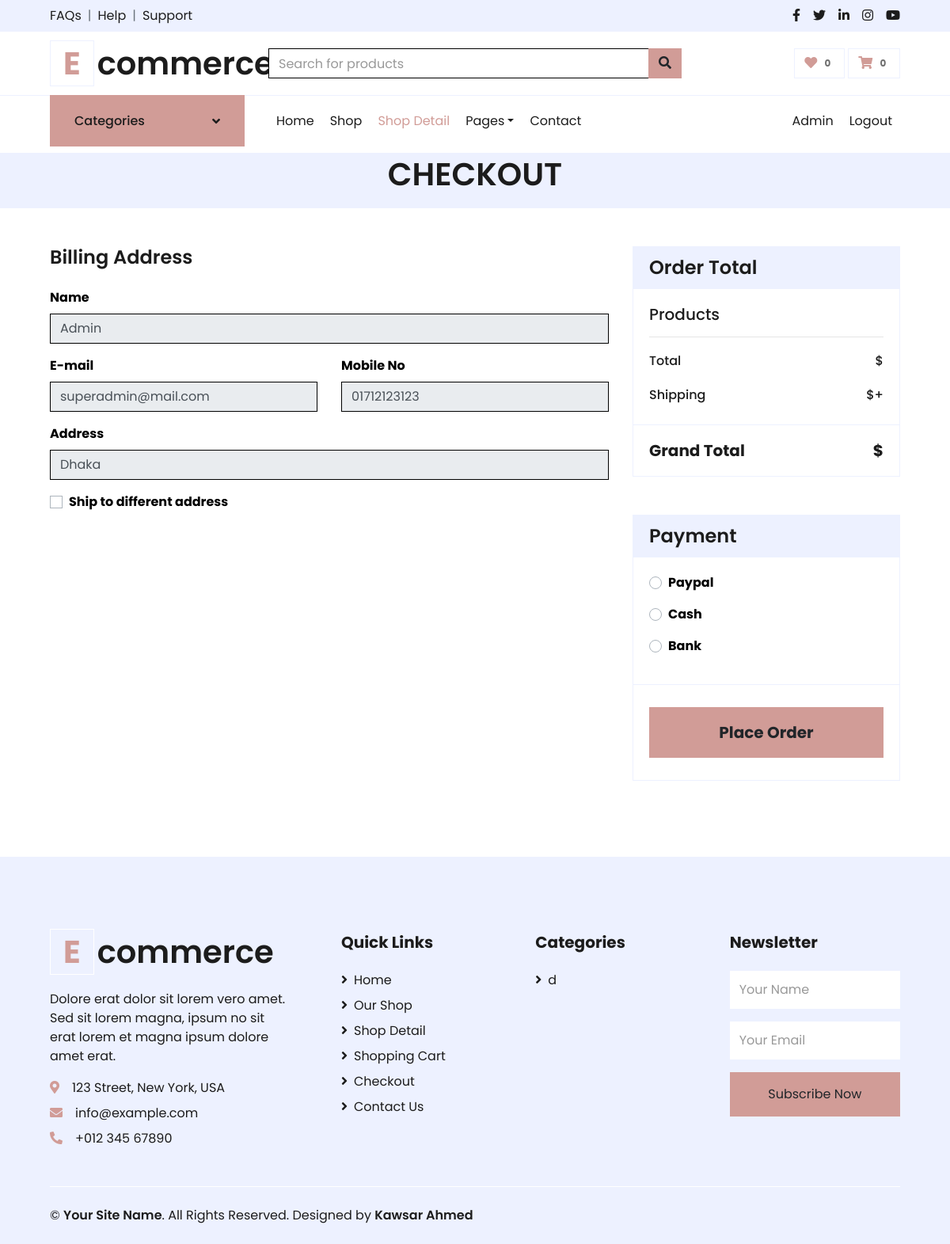
The app's page /checkout/ (signed in) with its own data.
### user/models.py (models this page shows, shortened)
class User(AbstractUser):
    name = models.CharField(max_length=255)
    username = models.CharField(max_length=255, null=True, blank=True)
    email = models.EmailField(unique=True)
    image = models.ImageField(upload_to='image/user', null=True, blank=True, validators=[validate_image])
    phone = models.CharField(max_length=15, null=True, blank=True)
    address = models.CharField(max_length=255, null=True, blank=True)
    is_active = models.BooleanField(default=True)
    is_staff = models.BooleanField(default=False)
    is_superuser = models.BooleanField(default=False)
    USERNAME_FIELD = 'email'
    REQUIRED_FIELDS = ['name']
    objects = CustomUserManager()

### category/models.py (models this page shows, shortened)
class Category(models.Model):
    name = models.CharField(max_length=100, unique=True)
    slug = models.SlugField(max_length=100, unique=True, null=True, blank=True)
    featured = models.BooleanField(default=False)
    image = models.ImageField(upload_to='category/', null=True, blank=True, validators=[validate_image])
    created_date = models.DateField(auto_now_add=True)
    class Meta:
        ordering = ['name']

### order/views.py (the view)
# urls.py: path('checkout/', checkout, name='checkout'),
def checkout(request):
    cart = request.session.get('cart', {})
    cart_data = request.session.get('cart_data', {})
    for item in cart:
        item['subtotal'] = item['price'] * item['quantity']
    total = sum(item['price'] * item['quantity'] for item in cart)
    if request.method == 'POST':
        user = get_object_or_404(User, id=request.user.id)
        form = OrderForm(request.POST)
        if form.is_valid():
            order = form.save(commit=False)
            order.order_no = 'S-' + generate_order_no()  # Using the generate_order_no function
            order.customer = user
            order.address = form.cleaned_data.get('address')
            order.total = cart_data['total']
            order.shipping = cart_data['shipping']
            order.save()
            cash_account = get_object_or_404(Item_account, slug='cash')
            sales_account = get_object_or_404(Item_account, slug='sale')
            Accounts.objects.create(
                date=order.order_date,
                order_info=order,
                debit=cash_account,
                credit=sales_account,
                amount=order.total,
                created_by=user
            )
            for item in cart:
                product = get_object_or_404(Product, id=item['id'])
                Stock.objects.create(
                    order=order,
                    date=order.order_date,
                    product=product,
                    quantity_out=item['quantity'],
                    price=item['price']
                )
                product.reduce_quantity(item['quantity'])
            request.session.pop('cart')
            request.session.pop('cart_data')
            return redirect('home')
    else:
        form = OrderForm()
    context = {
        'cart': cart,
        'cart_data': cart_data,
        'total': total,
        'form': form
    }
    return render(request, 'frontend/pages/cart/checkout.html', context)

### template/frontend/pages/cart/checkout.html (shortened to what this page needs)
{% extends "frontend/master.html" %}
{% load static %}
{% block content %}
{% include 'frontend/pages/partials/header.html' %}
<div class="container-fluid bg-secondary mt-2">
    <div class="d-flex flex-column align-items-center justify-content-center" style="min-height: 70px">
        <h1 class="font-weight-semi-bold text-uppercase mb-3">Checkout</h1>
    </div>
</div>
<div class="container-fluid pt-5">
    <div class="row px-xl-5">
        <div class="col-lg-8">
            <div class="mb-4">
                <h4 class="font-weight-semi-bold mb-4">Billing Address</h4>
                <div class="row">
                    <div class="col-md-12 form-group">
                        <label>Name</label>
                        <input class="form-control" value="{{request.user.name}}" type="text" readonly>
                    </div>
                    <div class="col-md-6 form-group">
                        <label>E-mail</label>
                        <input class="form-control" type="text" value="{{request.user.email}}" readonly>
                    </div>
                    <div class="col-md-6 form-group">
                        <label>Mobile No</label>
                        <input class="form-control" type="text" value="{{request.user.phone}}" readonly>
                    </div>
                    <div class="col-md-12 form-group">
                        <label>Address</label>
                        <input class="form-control" type="text" value="{{request.user.address}}" readonly >
                    </div>
                    <div class="col-md-12 form-group">
                        <div class="custom-control custom-checkbox">
                            <label class="custom-control-label" for="shipto"  data-toggle="collapse" data-target="#shipping-address">Ship to different address</label>
                        </div>
                    </div>
                </div>
            </div>
        </div>
        <div class="col-lg-4">
            <div class="card border-secondary mb-5">
                <div class="card-header bg-secondary border-0">
                    <h4 class="font-weight-semi-bold m-0">Order Total</h4>
                </div>
                <div class="card-body">
                    <h5 class="font-weight-medium mb-3">Products</h5>
                    <hr class="mt-0">
                    <div class="d-flex justify-content-between mb-3 pt-1">
                        <h6 class="font-weight-medium">Total</h6>
                        <h6 class="font-weight-medium">${{request.session.cart_data.total}}</h6>
                    </div>
                    <div class="d-flex justify-content-between">
                        <h6 class="font-weight-medium">Shipping</h6>
                        <h6 class="font-weight-medium">$+{{request.session.cart_data.shipping}}</h6>
                    </div>
                </div>
                <div class="card-footer border-secondary bg-transparent">
                    <div class="d-flex justify-content-between mt-2">
                        <h5 class="font-weight-bold">Grand Total</h5>
                        <h5 class="font-weight-bold">${{request.session.cart_data.net_total}}</h5>
                    </div>
                </div>
            </div>
            <div class="card border-secondary mb-5">
                <div class="card-header bg-secondary border-0">
                    <h4 class="font-weight-semi-bold m-0">Payment</h4>
                </div>
                <div class="card-body">
                    <div class="form-group">
                        <div class="custom-control custom-radio">
                            <label class="custom-control-label" for="paypal">Paypal</label>
                        </div>
                    </div>
                    <div class="form-group">
                        <div class="custom-control custom-radio">
                            <label class="custom-control-label" for="cash">Cash</label>
                        </div>
                    </div>
                    <div class="form-group">
                        <div class="custom-control custom-radio">
                            <label class="custom-control-label" for="bank">Bank</label>
                        </div>
                    </div>
                </div>
                {% if request.user.name %}
                <div class="card-footer border-secondary bg-transparent">
                    <button type="submit" class="btn btn-lg btn-block btn-primary font-weight-bold my-3 py-3">Place Order</button>
                </div>
                {% else %}
                <div class="card-footer border-secondary bg-transparent">
                    <a  class="btn btn-lg btn-block btn-primary font-weight-bold my-3 py-3">Login</a>
                </div>
                {% endif %}
            </div>
        </div>
    </div>
</div>
{% endblock content %}

### template/frontend/master.html (shortened to what this page needs)
<!DOCTYPE html>
<html lang="en">
  {% load static %}
  <head>
    <link href="https://cdnjs.cloudflare.com/ajax/libs/font-awesome/5.10.0/css/all.min.css" rel="stylesheet" />
    <link href="{% static 'frontend/lib/owlcarousel/assets/owl.carousel.min.css' %}" rel="stylesheet" />
    <link href="{% static 'frontend/css/style.css' %}" rel="stylesheet" />
    <link href="//cdnjs.cloudflare.com/ajax/libs/toastr.js/latest/toastr.min.css" rel="stylesheet" />
  </head>
  <body>
    <div class="container-fluid topbar">
      <div class="row bg-secondary py-2 px-xl-5">
        <div class="col-lg-6 d-none d-lg-block">
          <div class="d-inline-flex align-items-center">
            <a class="text-dark" href="">FAQs</a>
            <span class="text-muted px-2">|</span>
            <a class="text-dark" href="">Help</a>
            <span class="text-muted px-2">|</span>
            <a class="text-dark" href="">Support</a>
          </div>
        </div>
        <div class="col-lg-6 text-center text-lg-right">
          <div class="d-inline-flex align-items-center">
            <a class="text-dark px-2" href="">
              <i class="fab fa-facebook-f"></i>
            </a>
            <a class="text-dark px-2" href="">
              <i class="fab fa-twitter"></i>
            </a>
            <a class="text-dark px-2" href="">
              <i class="fab fa-linkedin-in"></i>
            </a>
            <a class="text-dark px-2" href="">
              <i class="fab fa-instagram"></i>
            </a>
            <a class="text-dark pl-2" href="">
              <i class="fab fa-youtube"></i>
            </a>
          </div>
        </div>
      </div>
      <div class="row align-items-center py-3 px-xl-5">
        <div class="col-lg-3 d-none d-lg-block">
          <a href="{% url 'home' %}" class="text-decoration-none">
            <h1 class="m-0 display-5 font-weight-semi-bold"><span class="text-primary font-weight-bold border px-3 mr-1">E</span>commerce</h1>
          </a>
        </div>
        <div class="col-lg-6 col-6 text-left">
          <form method="GET" action="{% url 'product_search' %}">
            <div class="input-group">
              <input type="text" class="form-control" name="search" placeholder="Search for products" value="{{ query }}" />
              <div class="input-group-append">
                <button type="submit" class="btn btn-primary">
                  <i class="fa fa-search"></i>
                </button>
              </div>
            </div>
          </form>
        </div>
        <div class="col-lg-3 col-6 text-right">
          <a href="" class="btn border">
            <i class="fas fa-heart text-primary"></i>
            <span class="badge">0</span>
          </a>
          <a href="{% url 'cart' %}" class="btn border">
            <i class="fas fa-shopping-cart text-primary"></i>
            <span class="badge">{{ request.session.cart_data.product_number|default:0 }}</span>
          </a>
        </div>
      </div>
    </div>
    {% block content %} {% endblock content %}
    <div class="container-fluid bg-secondary text-dark mt-5 pt-5">
      <div class="row px-xl-5 pt-5">
        <div class="col-lg-4 col-md-12 mb-5 pr-3 pr-xl-5">
          <a href="{% url 'home' %}" class="text-decoration-none">
            <h1 class="mb-4 display-5 font-weight-semi-bold"><span class="text-primary font-weight-bold border border-white px-3 mr-1">E</span>commerce</h1>
          </a>
          <p>Dolore erat dolor sit lorem vero amet. Sed sit lorem magna, ipsum no sit erat lorem et magna ipsum dolore amet erat.</p>
          <p class="mb-2"><i class="fa fa-map-marker-alt text-primary mr-3"></i>123 Street, New York, USA</p>
          <p class="mb-2"><i class="fa fa-envelope text-primary mr-3"></i>info@example.com</p>
          <p class="mb-0"><i class="fa fa-phone-alt text-primary mr-3"></i>+012 345 67890</p>
        </div>
        <div class="col-lg-8 col-md-12">
          <div class="row">
            <div class="col-md-4 mb-5">
              <h5 class="font-weight-bold text-dark mb-4">Quick Links</h5>
              <div class="d-flex flex-column justify-content-start">
                <a class="text-dark mb-2" href="index.html"><i class="fa fa-angle-right mr-2"></i>Home</a>
                <a class="text-dark mb-2" href="shop.html"><i class="fa fa-angle-right mr-2"></i>Our Shop</a>
                <a class="text-dark mb-2" href="detail.html"><i class="fa fa-angle-right mr-2"></i>Shop Detail</a>
                <a class="text-dark mb-2" href="cart.html"><i class="fa fa-angle-right mr-2"></i>Shopping Cart</a>
                <a class="text-dark mb-2" href="checkout.html"><i class="fa fa-angle-right mr-2"></i>Checkout</a>
                <a class="text-dark" href="contact.html"><i class="fa fa-angle-right mr-2"></i>Contact Us</a>
              </div>
            </div>
            <div class="col-md-4 mb-5">
              <h5 class="font-weight-bold text-dark mb-4">Categories</h5>
              <div class="d-flex flex-column justify-content-start">
                {% for category in get_categories %}
                <a class="text-dark mb-2" href="{% url 'category_products' category.slug %}"><i class="fa fa-angle-right mr-2"></i>{{category.name}}</a>
                {% endfor %}
              </div>
            </div>
            <div class="col-md-4 mb-5">
              <h5 class="font-weight-bold text-dark mb-4">Newsletter</h5>
              <form action="">
                <div class="form-group">
                  <input type="text" class="form-control border-0 py-4" placeholder="Your Name" required="required" />
                </div>
                <div class="form-group">
                  <input type="email" class="form-control border-0 py-4" placeholder="Your Email" required="required" />
                </div>
                <div>
                  <button class="btn btn-primary btn-block border-0 py-3" type="submit">Subscribe Now</button>
                </div>
              </form>
            </div>
          </div>
        </div>
      </div>
      <div class="row border-top border-light mx-xl-5 py-4">
        <div class="col-md-6 px-xl-0">
          <p class="mb-md-0 text-center text-md-left text-dark">&copy; <a class="text-dark font-weight-semi-bold" href="#">Your Site Name</a>. All Rights Reserved. Designed by <a class="text-dark font-weight-semi-bold" href="">Kawsar Ahmed</a><br /></p>
        </div>
        <div class="col-md-6 px-xl-0 text-center text-md-right">
        </div>
      </div>
    </div>
  </body>
</html>

### template/frontend/pages/partials/header.html (shortened to what this page needs)
<div class="container-fluid">
  <div class="row border-top px-xl-5">
    <div class="col-lg-3 d-none d-lg-block">
      <a class="btn shadow-none d-flex align-items-center justify-content-between bg-primary text-white w-100" data-toggle="collapse" href="#navbar-vertical" style="height: 65px; margin-top: -1px; padding: 0 30px">
        <h6 class="m-0">Categories</h6>
        <i class="fa fa-angle-down text-dark"></i>
      </a>
    </div>
    <div class="col-lg-9">
      <nav class="navbar navbar-expand-lg bg-light navbar-light py-3 py-lg-0 px-0">
        <div class="collapse navbar-collapse justify-content-between" id="navbarCollapse">
          <div class="navbar-nav mr-auto py-0">
            <a href="index.html" class="nav-item nav-link">Home</a>
            <a href="shop.html" class="nav-item nav-link">Shop</a>
            <a href="detail.html" class="nav-item nav-link active">Shop Detail</a>
            <div class="nav-item dropdown">
              <a href="#" class="nav-link dropdown-toggle" data-toggle="dropdown">Pages</a>
            </div>
            <a href="contact.html" class="nav-item nav-link">Contact</a>
          </div>
          <div class="navbar-nav ml-auto py-0">
            {% if user.is_authenticated %}
            <a class="nav-item nav-link">{{user.name}}</a>
            <a href="{% url 'logout_page' %}" class="nav-item nav-link">Logout</a>
            {% else %}
            <a href="{% url 'login_page' %}" class="nav-item nav-link">Login</a>
            <a href="{% url 'register_page' %}" class="nav-item nav-link">Register</a>
            {% endif %}
          </div>
        </div>
      </nav>
    </div>
  </div>
</div>

### records on screen
User: name "Admin", user.name "Admin", user.email "superadmin@mail.com", user.phone "01712123123", user.address "Dhaka"
Category: name "d"

### other values on screen
{{ request.session.cart_data.product_number|default:0 }} "0"
